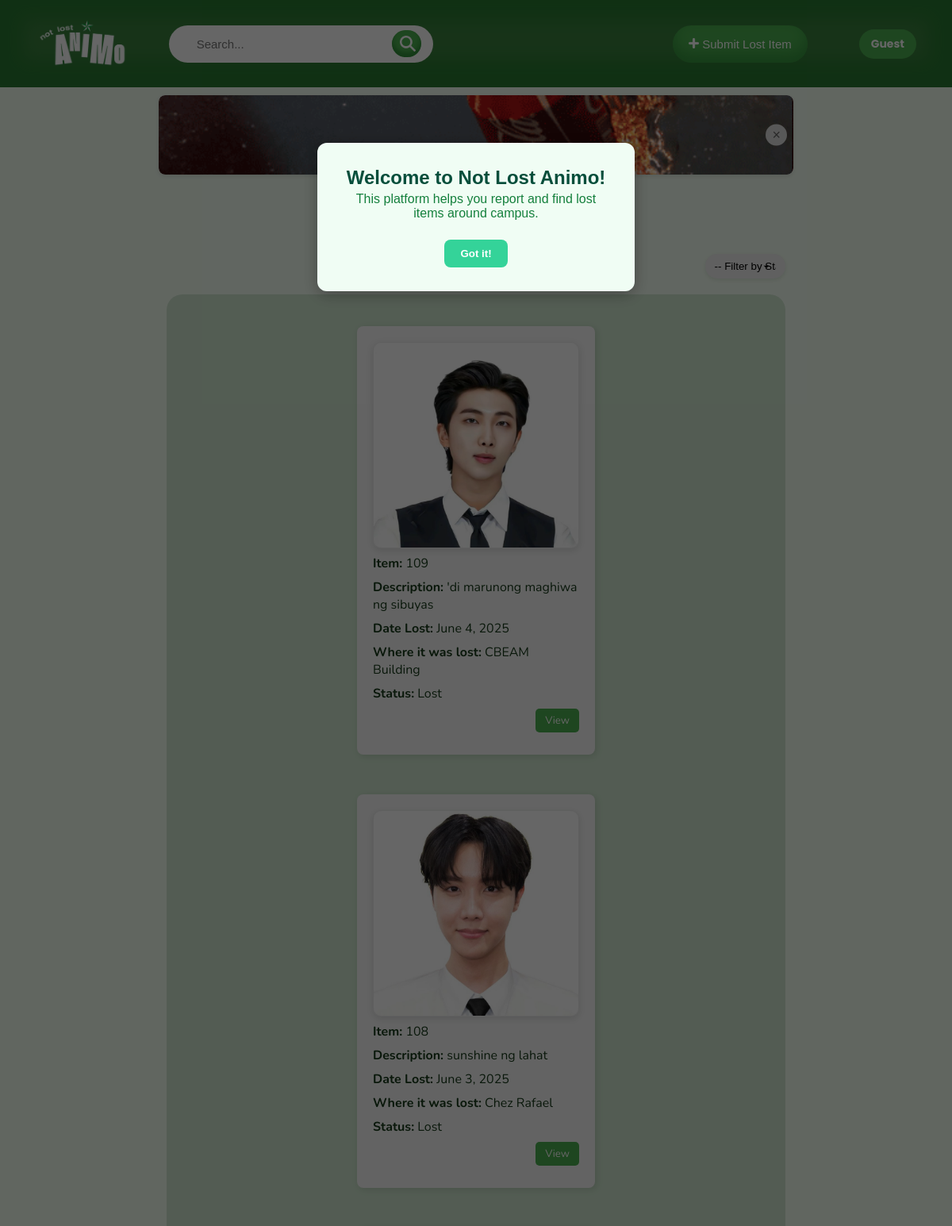
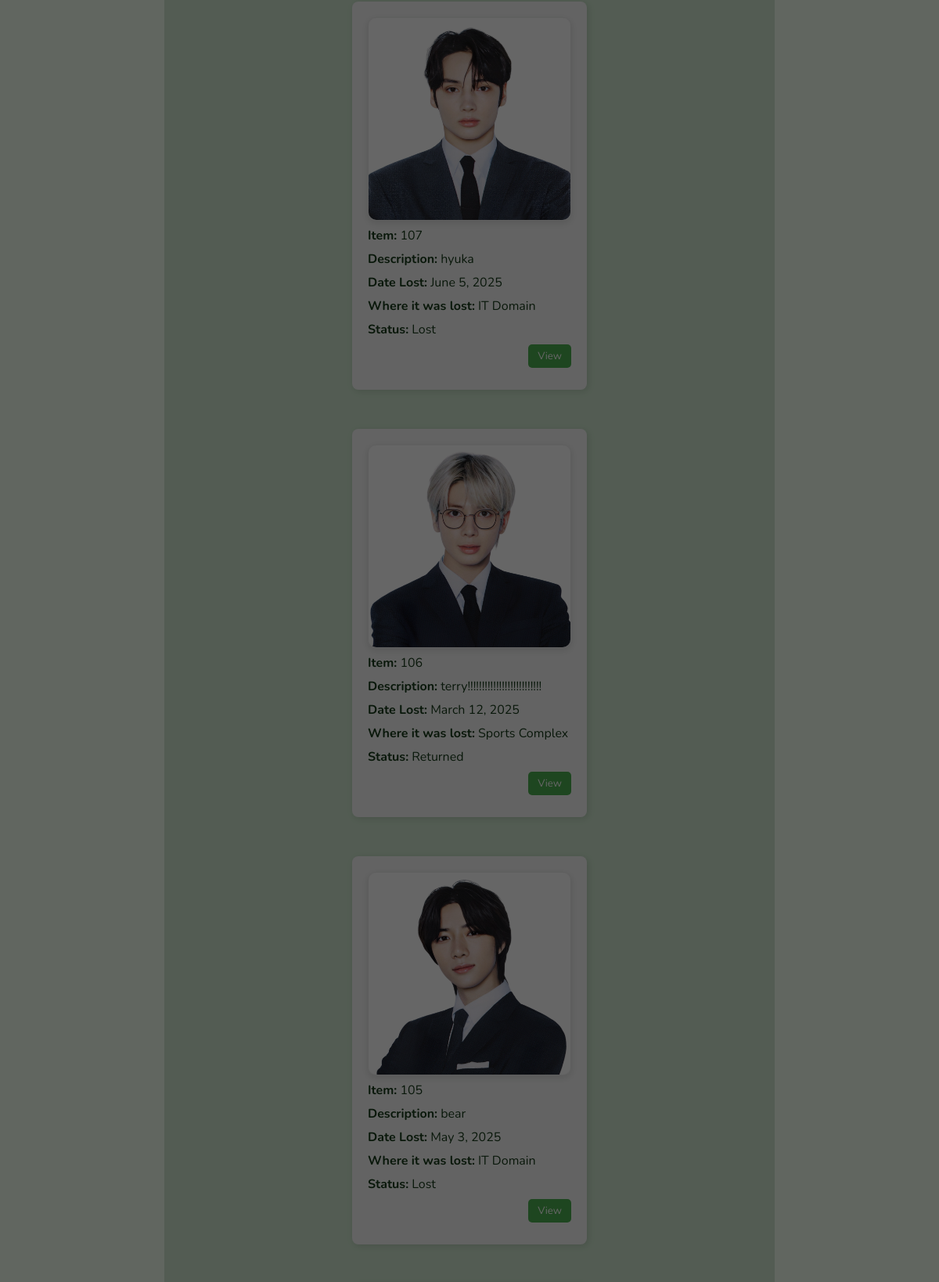
Page /public/user-student/item-main.php (upper part) on the committed database (2 pictures, top to bottom).
### tables this page shows
CREATE TABLE `item_submission` (
  `item_index` int(11) NOT NULL,
  `user_submit_index` int(11) NOT NULL COMMENT 'The person who submitted the lost item',
  `image_path` varchar(255) DEFAULT NULL COMMENT 'Path to uploaded image',
  `item_name` varchar(100) NOT NULL COMMENT 'Name or title of the item',
  `description` text DEFAULT NULL COMMENT 'Description of the item',
  `lost_location` varchar(100) NOT NULL COMMENT 'Where the item was lost (e.g., library, building)',
  `lost_date` date NOT NULL COMMENT 'When the item was lost',
  `user_retrieve_index` int(11) NOT NULL,
  `retrieval_date` date DEFAULT NULL,
  `status` varchar(20) NOT NULL COMMENT 'Status of the item, e.g., Lost or Found',
  `approved` tinyint(1) DEFAULT 0
);

### public/user-student/get-user-info.php (called while the page is built, shortened)
<?php
$fullName = "Guest";
?>

### public/user-student/item-main.php (the view, shortened to what this page needs)
<?php require("get-user-info.php"); ?>
<!DOCTYPE html>
<html lang="en">
<head>
    <link rel="stylesheet" href="../css/base.css?v=<?= time() ?>" />
    <link rel="stylesheet" href="../css/header.css?v=<?= time() ?>" />
    <link rel="stylesheet" href="../css/item-main.css?v=<?= time() ?>" />
    <link rel="stylesheet" href="../css/menu-bar.css?v=<?= time() ?>" />
    <link rel="stylesheet" href="../css/ads.css?v=<?= time() ?>" />
    <link rel="stylesheet" href="../css/banner.css?v=<?= time() ?>" />
</head>
<body>
    <header>
        <img src="../media/logo.png" alt="notlostanimo-logo" class="logo-img" />
        <form action="" method="get" name="formadd" enctype="multipart/form-data" novalidate>
            <div class="search-wrapper">
                <input
                    type="search"
                    id="txtsearch"
                    name="q"
                    placeholder="Search..."
                    value="<?= isset($_GET['q']) ? htmlspecialchars($_GET['q']) : '' ?>"
                />
                <button type="submit"><img src="../media/search.png" alt="Search" /></button>
            </div>
        </form>
        <button type="button" class="add-button" onclick="window.location.href='add-item.php'">
            <img src="../media/add.png" alt="Add" /> Submit Lost Item
        </button>
        <div class="user-profile" onclick="toggleDropdown()">
            <span><?= htmlspecialchars($fullName) ?></span>
        </div>
    </header>
    <div id="introPopup" class="intro-popup">
    <div class="intro-content">
        <h2>Welcome to Not Lost Animo!</h2>
        <p>This platform helps you report and find lost items around campus.</p>
        <button onclick="closeIntro()">Got it!</button>
    </div>
</div>
    <div class="top-banner" id="topBanner">
        <img src="../media/ads/cokegif.gif" alt="Coca-Cola Banner" />
        <button class="close-banner" onclick="closeBanner()">×</button>
    </div>
    <div class="content">
        <form action="" method="get" name="filterForm" enctype="multipart/form-data" class="filter" novalidate>
            <select name="status_filter" onchange="this.form.submit()">
                <option value="">-- Filter by Status --</option>
            </select>
        </form>
        <div class="records-container">
            <?php
            $itemsPerPage = 15;
            $currentPage = isset($_GET['page']) && is_numeric($_GET['page']) && $_GET['page'] > 0 ? (int)$_GET['page'] : 1;
            $offset = ($currentPage - 1) * $itemsPerPage;
            $sql = "SELECT * FROM item_submission WHERE approved = 1 AND status IN ('Lost', 'Returned')";
            $params = [];
            $types = "";
            $sql .= " ORDER BY item_index DESC LIMIT ?, ?";
            $params[] = $offset;
            $params[] = $itemsPerPage;
            $types .= "ii";
            $stmt = $conn->prepare($sql);
            if (!empty($params)) {
                $stmt->bind_param($types, ...$params);
            }
            $stmt->execute();
            $result = $stmt->get_result();
            if ($result->num_rows > 0):
                while ($row = $result->fetch_assoc()):
                    $vitemindex = htmlspecialchars($row['item_index']);
                    $fullDescription = htmlspecialchars($row['description']);
                    $vdescription = mb_strimwidth($fullDescription, 0, 100, '...');
                    $rawDate = $row['lost_date'];
                    $vlostdate = date("F j, Y", strtotime($rawDate));
                    $vimagepath = htmlspecialchars($row['image_path']);
                    $vlostlocation = htmlspecialchars($row['lost_location']);
                    $vstatus = htmlspecialchars($row['status']);
            ?>
            <div class="record-panel">
                <div class="img-container">
                    <?php
                    $imageFullPath = '../media/' . $vimagepath;
                    if (!empty($vimagepath) && file_exists($imageFullPath)) {
                        echo "<img src='" . htmlspecialchars($imageFullPath) . "' alt='Item Image' class='item-image' />";
                    } else {
                        echo "<p><em>No image available</em></p>";
                    }
                    ?>
                </div>
                <div><strong>Item:</strong> <?= $vitemindex ?></div>
                <div><strong>Description:</strong> <?= $vdescription ?></div>
                <div><strong>Date Lost:</strong> <?= $vlostdate ?></div>
                <div><strong>Where it was lost:</strong> <?= $vlostlocation ?></div>
                <div><strong>Status:</strong> <?= $vstatus ?></div>
                <div class="record-buttons">
                    <button class="btn" onclick="window.location.href='item-view.php?vid=<?= $vitemindex ?>'">View</button>
                </div>
            </div>
            <?php endwhile; else: ?>
            <p>No items found.</p>
            <?php endif; ?>
        </div>
    </div>
</body>
</html>

### public/css/base.css (style rules this page uses)
* { margin: 0; padding: 0; box-sizing: border-box; }
body { font-family: 'Nunito', sans-serif; background-color: #f3fff2; }

### public/css/header.css (style rules this page uses)
header { background-color: #3b813e; box-shadow: inset 0px -5px 20px 30px rgba(27, 115, 40, 0.552); color: white; display: flex; justify-content: center; align-items: center; padding: 25px 45px; position: relative; gap: 50px; }
.add-button { font-size: 15px; padding: 15px 20px 15px 20px; border: none; background-color: #4CAF50; box-shadow: inset 0px -10px 15px 1px rgba(27, 115, 40, 0.444); color: white; cursor: pointer; border-radius: 25px; transition: ease 0.3s; }
header img { width: 13px; height: 13px; }
.logo-img { height: 60px; width: auto; }
form { width: 30%; }
.search-wrapper { gap: 20px; position: relative; width: 100%; }
.search-wrapper input[type="search"] { display: flex; justify-content: space-between; width: 100%; padding: 15px 35px 15px 35px; border-radius: 25px; font-size: 15px; border: none; }
.search-wrapper button { padding: 7px 7px 7px 10px; display: flex; background-color: #4CAF50; box-shadow: inset 0px -5px 5px 1px rgba(27, 115, 40, 0.552); position: absolute; right: 15px; top: 50%; transition: ease 0.3s; transform: translateY(-50%); border: none; border-radius: 20px; cursor: pointer; font-size: 18px; }
.search-wrapper img { width: 20px; height: 20px; }

### public/css/item-main.css (style rules this page uses)
.add-button { font-size: 15px; padding: 15px 20px 15px 20px; border: none; background-color: #4CAF50; box-shadow: inset 0px -10px 15px 1px rgba(27, 115, 40, 0.444); color: white; cursor: pointer; border-radius: 25px; transition: ease 0.3s; }
header img { width: 13px; height: 13px; }
.logo-img { height: 60px; width: auto; }
form { width: 30%; }
.search-wrapper { gap:20px; position: relative; width: 100%; }
.search-wrapper input[type="search"] { display: flex; justify-content: space-between; width: 100%; padding: 15px 35px 15px 35px; border-radius: 25px; font-size: 15px; border: none; }
.search-wrapper button { padding: 7px 7px 7px 10px; display: flex; background-color: #4CAF50; box-shadow: inset 0px -5px 5px 1px rgba(27, 115, 40, 0.552); position: absolute; right: 15px; top: 50%; transition: ease 0.3s; transform: translateY(-50%); border: none; border-radius: 20px; cursor: pointer; font-size: 18px; }
.search-wrapper img { width: 20px; height: 20px; }
.content { display: flex; flex-direction: column; align-items: center; margin: 100px auto; }
.filter { margin-bottom: 20px; width: 65%; display: flex; justify-content: flex-end; }
.filter select { width: 13%; appearance: none; background-repeat: no-repeat; background-position: right 16px center; background-size: 16px 16px; padding: 8px 12px; border: none; border-radius: 15px; box-shadow: rgba(21, 61, 23, 0.1) 0px 2px 5px; }
.records-container { justify-content: center; padding: 40px 150px 40px 150px; position: relative; width: 65%; display: flex; flex-wrap: wrap; gap: 50px; background-color: #5b9a5f3b; border-radius: 20px; }
.record-panel { color: #163a19; border-radius: 8px; padding: 20px; width: 300px; display: flex; flex-direction: column; background-color: #f9f9f9; box-shadow: 2px 2px 8px rgba(11, 40, 14, 0.138); }
.record-panel div { margin-bottom: 8px; }
.img-container { display: flex; align-items: center; justify-content: center; width: 100%; height: auto; border-radius: 10px; box-shadow: 0 3px 10px rgba(30, 36, 31, 0.133); border: #cccccc42 1px solid; }
.img-container img { width: 100%; height: 100%; border-radius: 10px; }
.record-buttons { width: 100%; display: flex; justify-content: flex-end; margin-top: auto; margin-bottom: 10px; }
.btn { font-family: 'Nunito', sans-serif; padding: 6px 12px; border: none; background-color: #4CAF50; color: white; cursor: pointer; border-radius: 5px; transition: ease 0.3s; }

### public/css/menu-bar.css (style rules this page uses)
.user-profile { display: flex; align-items: center; gap: 10px; background-color: #1c6e0c; color: white; padding: 10px 20px; cursor: pointer; border-radius: 4px; font-family: 'Poppins', sans-serif; position: relative; }
.user-profile span { font-weight: bold; font-size: 14px; }

### rows in the picture
item_submission: image_path (picture), item_index "109", description "'di marunong maghiwa ng sibuyas", lost_date "June 4, 2025", lost_location "CBEAM Building", status "Lost"
item_submission: image_path (picture), item_index "108", description "sunshine ng lahat", lost_date "June 3, 2025", lost_location "Chez Rafael", status "Lost"
item_submission: image_path (picture), item_index "107", description "hyuka", lost_date "June 5, 2025", lost_location "IT Domain", status "Lost"
item_submission: image_path (picture), item_index "106", description "terry!!!!!!!!!!!!!!!!!!!!!!!!!!", lost_date "March 12, 2025", lost_location "Sports Complex", status "Returned"
item_submission: image_path (picture), item_index "105", description "bear", lost_date "May 3, 2025", lost_location "IT Domain", status "Lost"

### other values in the picture
$fullName "Guest"
